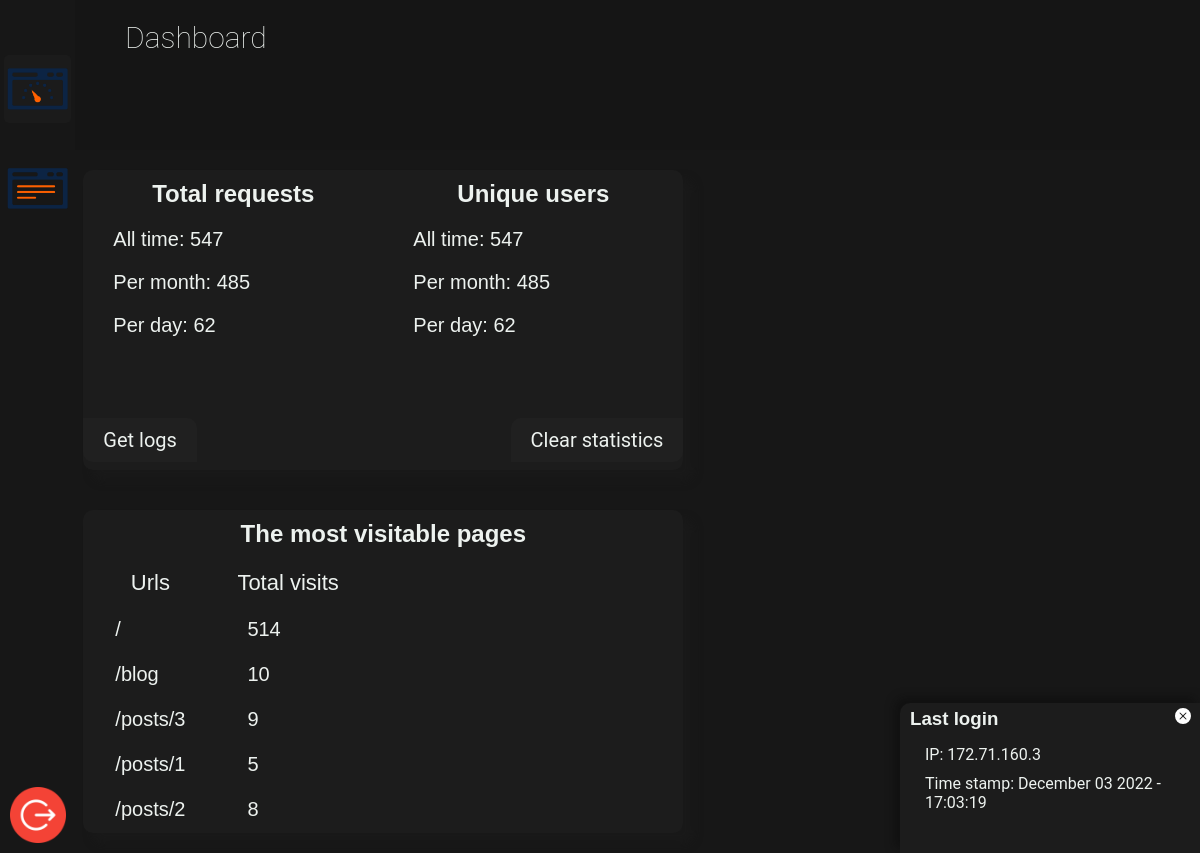
/admin/dashboard (signed in), run on an earlier commit of the app's database.
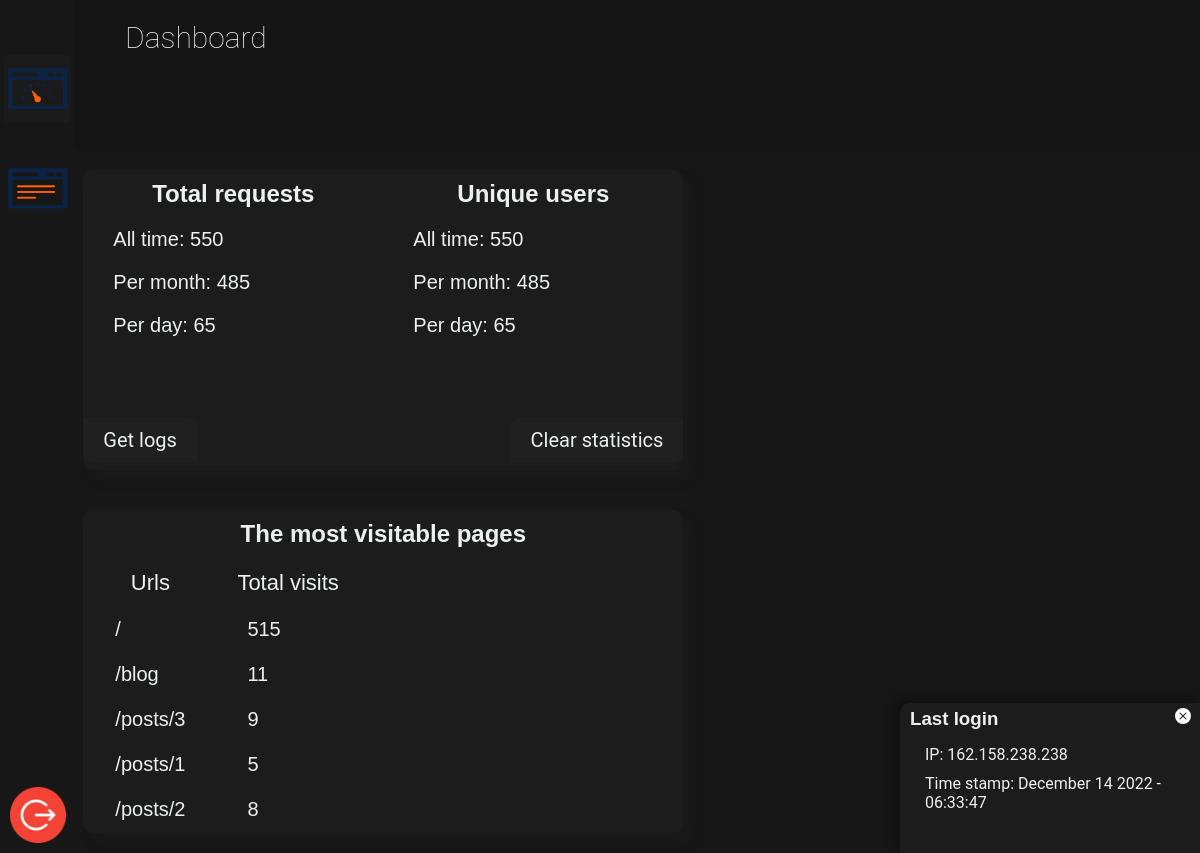
And on a later commit of the database.
### app/modules/models/admins.py (models this page shows, shortened)
class Admin(UserMixin, db.Model):
    id = db.Column(db.Integer, primary_key=True)
    username = db.Column(db.String(128), nullable=False, unique=True)
    password_hash = db.Column(db.String, nullable=False)
    last_login_ip = db.Column(db.String)
    last_login_time = db.Column(db.DateTime, default=datetime.utcnow())

### app/routes/admin/admin_pages.py (the view)
@app.route('/admin/dashboard')
def admin_dashboard_page():
    if not current_user.is_authenticated:
        return redirect('/admin/login')
    admin = Admin.query.get(current_user.get_id())
    ip = 'no data'
    time_stamp = 'no data'
    if admin:
        ip = admin.last_login_ip
        time_stamp = admin.last_login_time.strftime("%B %d %Y - %H:%M:%S")
    return render_template(
        'admin/dashboard_page.html',
        all_requests=dashboard_tools.generate_requests_data(),
        all_visitors=dashboard_tools.generate_pages_data(),
        ip=ip,
        time_stamp=time_stamp
    )

### app/modules/dashboard_tools.py (called while the page is built)
def get_requests_list() -> list:
    if os.path.exists('app/data/visits/requests.json'):
        try:
            return json.load(open('app/data/visits/requests.json', 'r'))
        except Exception as e:
            return []
    return []

def generate_requests_data() -> dict:
    data_src = get_requests_list()
    out = {'requests': None}
    if data_src:
        data = []
        out = {'requests': {'total': 0, 'per_day': 0, 'per_month': 0}}
        for el in data_src:
            time_stamp = datetime.strptime(el['time_stamp'], '%Y:%m:%d-%H:%M:%S')
            time_delta = (datetime.utcnow() - time_stamp)
            if time_delta <= timedelta(hours=24):
                out['requests']['per_day'] += 1
            elif time_delta <= timedelta(days=31):
                out['requests']['per_month'] += 1
            out['requests']['total'] += 1
    return out

def generate_pages_data() -> list:
    data_src = get_requests_list()
    out = []
    if data_src:
        _data = dict(Counter([el['url'] for el in data_src]))
        total = 5 if 5 < len(_data) else len(_data)
        for i in range(total):
            out.append([list(_data.keys())[i], _data[list(_data.keys())[i]]])
    return out

### app/routes/admin/admin_login.py (called while the page is built)
@login_manager.user_loader
def load_user(id):
    return Admin.query.get(int(id))

### app/templates/admin/dashboard_page.html (shortened to what this page needs)
{% extends 'admin/admin_template.html'%}
{% block styles %}
<link rel="stylesheet" href="{{ url_for('static', filename='css/admin/dashboard_page_styles.css') }}">
{% endblock %}}
{% block page_name %}<h1 class="header-title">Dashboard</h1>{% endblock %}
{% block content %}
<div class="dashes">
    <div class="dash">
        <div class="left">
            <h3 class="data-header">Total requests</h3>
            {% if all_requests['requests'] %}
            <p class="data-value">All time: {{ all_requests['requests']['total'] }}</p>
            <p class="data-value">Per month: {{ all_requests['requests']['per_month'] }}</p>
            <p class="data-value">Per day: {{ all_requests['requests']['per_day'] }}</p>
            <p class="get_stat_btn"><a href="/admin/get-logs">Get logs</a></p>
            {% else %}
            <p class="no-data">No data</p>
            {% endif %}
        </div>
        <div class="right">
            <h3 class="data-header">Unique users</h3>
            {% if all_requests['requests'] %}
            <p class="data-value">All time: {{ all_requests['requests']['total'] }}</p>
            <p class="data-value">Per month: {{ all_requests['requests']['per_month'] }}</p>
            <p class="data-value">Per day: {{ all_requests['requests']['per_day'] }}</p>
            <p class="clear_btn"><a href="/admin/clear-stat">Clear statistics</a></p>
            {% else %}
            <p class="no-data">No data</p>
            {% endif %}
        </div>
    </div>
    <div class="dash">
        <h3 class="data-header">The most visitable pages</h3>
        <table>
            <tr>
                <th class="data-col-header">Urls</th>
                <th class="data-col-header">Total visits</th>
            </tr>
            {% for el in all_visitors %}
            <tr>
                <td><p class="data-value">{{ el[0] }}</p></td>
                <td><p class="data-value">{{ el[1] }}</p></td>
            </tr>
            {% endfor %}
        </table>
    </div>
</div>
<div class="last-login-div">
    <h3 class="last-login-header">Last login</h3>
    <p class="last-login-data">IP: {{ ip }}</p>
    <p class="last-login-time-stamp">Time stamp: {{ time_stamp }}</p>
</div>
{% endblock %}

### app/templates/admin/admin_template.html (shortened to what this page needs)
<!DOCTYPE html>
<html lang="en">
<head>
    <link rel="stylesheet" href="{{ url_for('static', filename='css/admin/template_styles.css') }}">
    {% block styles %}{% endblock %}
</head>
<body>
<aside>
    <div class="imgs">
        <a href="/admin/dashboard">
            <img src="{{ url_for('static', filename='img/admin/statistics.png') }}" alt=""
                 class="aside-img" id="img-1">
        </a>
        <a href="/admin/content-editor">
        </a>
        <a href="/admin/posts-creator">
            <img src="{{ url_for('static', filename='img/admin/posts.png') }}" alt="" class="aside-img" id="img-3">
        </a>
        <a href="/admin/logout">
            <img src="{{ url_for('static', filename='img/admin/logout.png') }}" alt="" class="logout-img">
        </a>
    </div>
</aside>
<main>
    <header>
        {% block page_name %}{% endblock %}
    </header>
    {% block content %}{% endblock %}
</main>
</body>

### app/static/css/admin/template_styles.css (style rules this page uses)
* { margin: 0; padding: 0; outline: none; }
aside { position: relative; float: left; width: 75px; height: 100vh; background-color: #141414; box-shadow: 10px 10px 10px rgba(10, 10, 10, .5); }
.imgs { position: fixed; top: 50px; width: 75px; height: 50%; }
.aside-img { position: relative; width: 90%; margin: 5px 5%; cursor: pointer; transition: 1s; }
.logout-img { position: fixed; width: 56px; margin: 0 auto; bottom: 10px; left: 10px; cursor: pointer; }
.active-page { background-color: rgba(32, 32, 32, 0.5); border-radius: 5px; }
main { float: left; width: calc(100% - 75px); height: 100vh; background-color: #171717; }
header { width: 100%; height: 150px; background-color: rgba(0, 0, 0, .1); }
.header-title { font-family: Roboto, sans-serif; font-size: 30px; font-weight: 200; padding: 20px 50px; color: #EDF2EF; }

### app/static/css/admin/dashboard_page_styles.css (style rules this page uses)
aside { height: auto; }
main { padding-left: 75px; height: auto; }
a { text-decoration: none; color: #EDF2EF; }
.dashes { width: 100%; }
.dash { float: left; margin: 20px calc((100% - 75px - 1000px) / 6); width: 600px; min-height: 300px; height: auto; background-color: #1c1c1c; border-radius: 10px; box-shadow: 10px 10px 10px rgba(28, 28, 28, .5); }
.left { position: relative; float: left; width: 50%; height: 100%; }
.right { position: relative; float: left; width: 50%; height: 100%; }
.data-header { font-family: Cantarell, sans-serif; font-size: 24px; color: #EDF2EF; padding: 10px 20px; text-align: center; }
.data-col-header { font-family: Cantarell, sans-serif; font-weight: 400; font-size: 22px; color: #EDF2EF; padding: 10px 20px; }
.data-value { font-family: "Cantarell Light", sans-serif; font-size: 20px; padding: 10px 30px; color: #EDF2EF; }
.clear_btn { position: absolute; right: 0; bottom: -115px; font-family: Roboto, sans-serif; font-size: 20px; color: #EDF2EF; background-color: #202020; padding: 10px 20px; border-radius: 10px 0 10px 0; cursor: pointer; transition: .5s; }
.get_stat_btn { position: absolute; left: 0; bottom: -115px; font-family: Roboto, sans-serif; font-size: 20px; color: #EDF2EF; background-color: #202020; padding: 10px 20px; border-radius: 0 10px 0 10px; cursor: pointer; transition: .5s; }
.last-login-div { position: fixed; right: 0; bottom: 0; width: 300px; height: 150px; background-color: #1c1c1c; border-radius: 10px 0 0 0; box-shadow: -5px -5px 10px rgba(10, 10, 10, .5); box-sizing: border-box; padding: 5px 10px; }
.last-login-header { font-family: Cantarell, sans-serif; color: #EDF2EF; padding-bottom: 10px; }
.last-login-data, .last-login-time-stamp { font-family: Roboto, sans-serif; color: #EDF2EF; padding: 5px 15px; }
.close-btn { position: absolute; top: 5px; right: 5px; cursor: pointer; }

What changed in the data, as far as the page shows it:
changed Admin: last_login_ip "172.71.160.3" → "162.158.238.238"
Also different on the page:
{{ all_requests['requests']['total'] }}: "547" → "550"
{{ all_requests['requests']['per_day'] }}: "62" → "65"
{{ time_stamp }}: "December 03 2022 - 17:03:19" → "December 14 2022 - 06:33:47"
new list line: "/ 515"
new list line: "/blog 11"
list line gone: "/ 514"
list line gone: "/blog 10"
